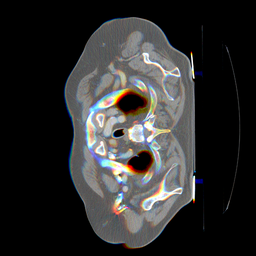
#> input picture opencv/scripts/filtering_label/img__label_to_src/Patient_28_0150_image.png, 256 x 256 px, shrunk from 512 x 512 before the run
$ python img__label_to_src.py
#> lines starting #> are read from the running program, lines starting #| are printed output that depends on the picture; after the words box and inside, x2 and y2 are one past the last pixel; in counts of white or black regions, pixels touching at a corner belong together
import cv2
import numpy as np


image = cv2.imread('img__label_to_src/Patient_28_0150_image.png')
#> image is the input picture: shape (256, 256, 3); mean B, G, R 44.8, 45.1, 45.5
label_grayscale = cv2.imread('img__label_to_src/Patient_28_0150_label.png')
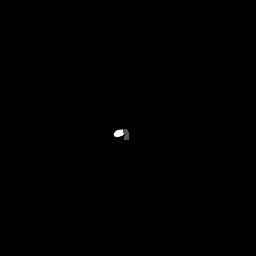
#> input picture opencv/scripts/filtering_label/img__label_to_src/Patient_28_0150_label.png, 256 x 256 px, shrunk from 512 x 512 before the run
#> label_grayscale is the input picture: shape (256, 256, 3); min 0, max 3, mean 0.00343
label_color = label_grayscale.copy()


# GRAYSCALE
for key_lvl1, value_lvl1 in enumerate(label_grayscale):
    for key_lvl2, value_lvl2 in enumerate(value_lvl1):
        label_grayscale[key_lvl1][key_lvl2] *= 100
#> label_grayscale: shape (256, 256, 3); 0.18% of pixels changed, all inside (x1, y1, x2, y2) = (113, 129, 129, 140)

# COLORFUL
for key_lvl1, value_lvl1 in enumerate(label_color):
    for key_lvl2, value_lvl2 in enumerate(value_lvl1):
        if str(label_color[key_lvl1][key_lvl2]) == '[1 1 1]':
            label_color[key_lvl1][key_lvl2] = np.array([0, 0, 255])
        elif str(label_color[key_lvl1][key_lvl2]) == '[2 2 2]':
            label_color[key_lvl1][key_lvl2] = np.array([0, 255, 0])
        elif str(label_color[key_lvl1][key_lvl2]) == '[3 3 3]':
            label_color[key_lvl1][key_lvl2] = np.array([255, 255, 0])
        elif str(label_color[key_lvl1][key_lvl2]) == '[4 4 4]':
            label_color[key_lvl1][key_lvl2] = np.array([255, 255, 0])
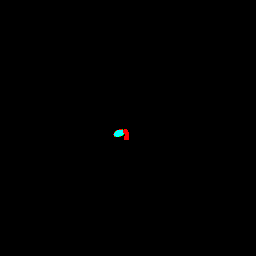
#> label_color: shape (256, 256, 3); 0.18% of pixels changed, all inside (x1, y1, x2, y2) = (113, 129, 129, 140)

# BLEND
resultado = cv2.addWeighted(image, 0.3, label_color, 1, 0.0)
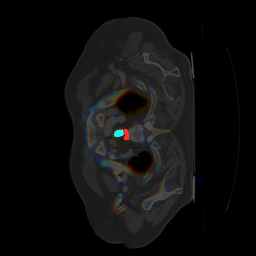
#> resultado: shape (256, 256, 3); mean B, G, R 13.6, 13.8, 13.9

# DISPLAYING
cv2.imshow('GRAYSCALE', label_grayscale)
cv2.imshow('RGB', cv2.cvtColor(label_color, cv2.COLOR_BGR2RGB))
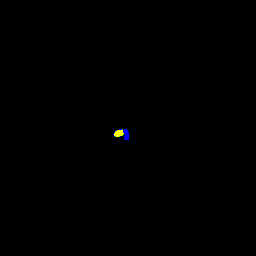
#> window 'RGB': shape (256, 256, 3); mean B, G, R 0.2, 0.2, 0.2
cv2.imshow('RESULTADO RGB', cv2.cvtColor(resultado, cv2.COLOR_BGR2RGB))
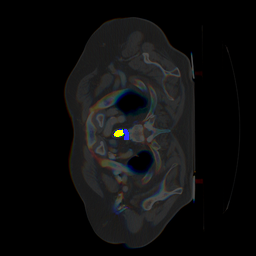
#> window 'RESULTADO RGB': shape (256, 256, 3); mean B, G, R 13.9, 13.8, 13.6
cv2.waitKey()
cv2.destroyAllWindows()
